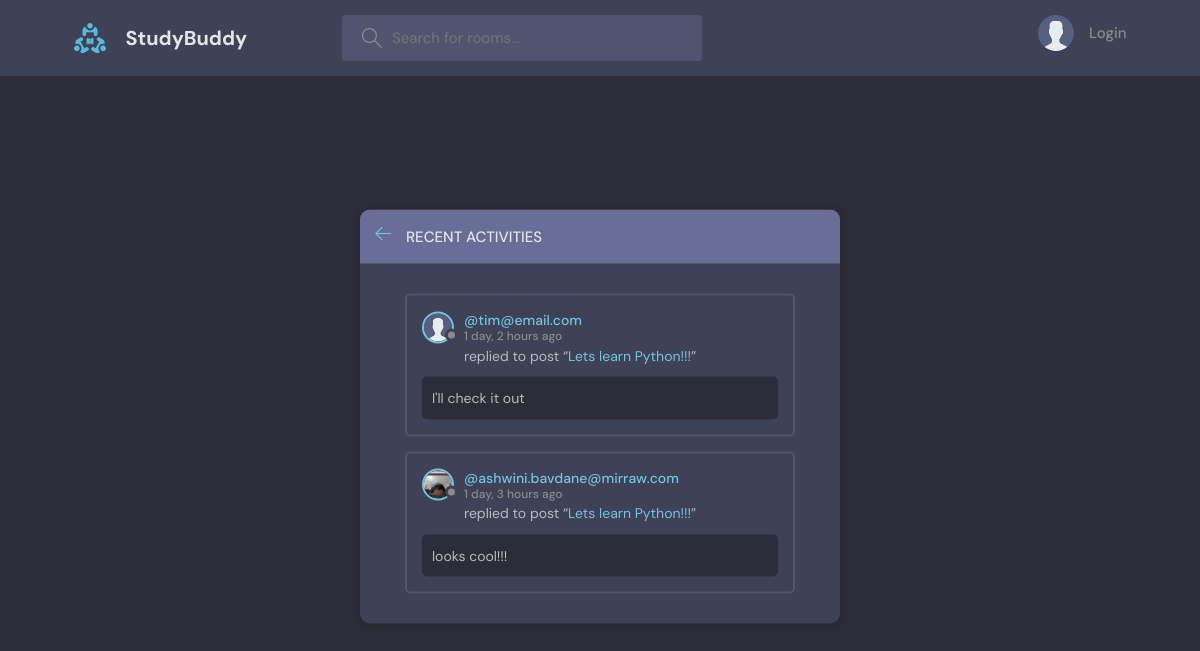
Before: /activity with the older database file.
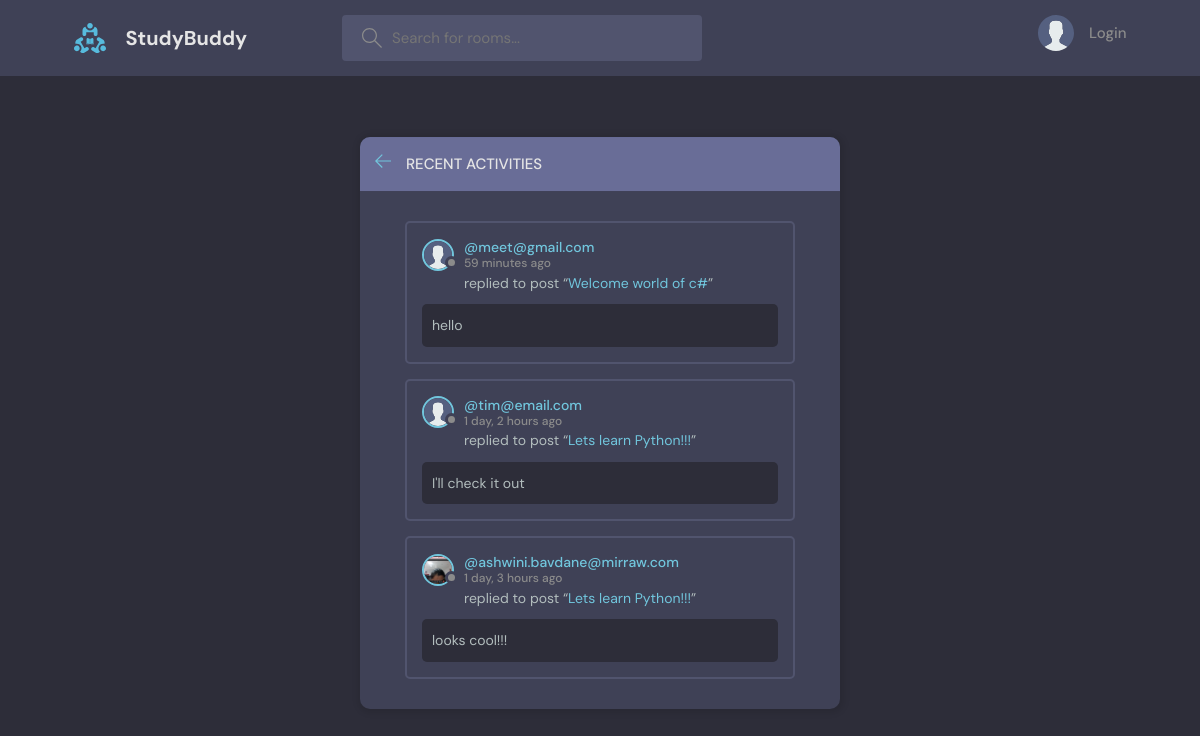
After: the same page with the newer database file.
### base/models.py (models this page shows, shortened)
class Message(models.Model):
    user = models.ForeignKey(User,on_delete=models.CASCADE)
    room = models.ForeignKey(Room,on_delete = models.CASCADE)
    body = models.TextField()
    updated = models.DateTimeField(auto_now = True)
    created = models.DateTimeField(auto_now_add = True)
    class Meta:
        ordering = ['-updated','-created']

class User(AbstractUser):
    name = models.CharField(max_length= 200,null =True)
    email = models.EmailField(unique=True,null=True)
    bio = models.TextField(null =True)
    avatar = models.ImageField(null=True,default="avatar.svg")
    USERNAME_FIELD = 'email'
    REQUIRED_FIELDS = []

class Room(models.Model):
    host = models.ForeignKey(User,on_delete=models.SET_NULL,null = True)
    topic = models.ForeignKey(Topic,on_delete=models.SET_NULL,null = True)
    name = models.CharField(max_length=200)
    description = models.TextField(null = True,blank = True)
    participants = models.ManyToManyField(User,related_name='participants',blank = True)
    updated = models.DateTimeField(auto_now = True)
    created = models.DateTimeField(auto_now_add = True)
    def __str__(self):
        return self.name
    class Meta:
        ordering = ['-updated','-created']

### base/views.py (the view)
# urls.py: path('activity',views.activityPage,name='activity')
def activityPage(request):
    room_messages = Message.objects.all()
    context ={'room_messages': room_messages}
    return render(request, 'base/activity.html', context)

### base/templates/base/activity.html (shortened to what this page needs)
    {% extends 'main.html' %}
    {% block content %}
    <main class="layout">
      <div class="container">
        <div class="layout__box">
          <div class="layout__boxHeader">
            <div class="layout__boxTitle">
              <a href="{% url 'home' %}">
                <svg version="1.1" xmlns="http://www.w3.org/2000/svg" width="32" height="32" viewBox="0 0 32 32">
                  <title>arrow-left</title>
                  <path
                    d="M13.723 2.286l-13.723 13.714 13.719 13.714 1.616-1.611-10.96-10.96h27.625v-2.286h-27.625l10.965-10.965-1.616-1.607z"
                  ></path>
                </svg>
              </a>
              <h3>Recent Activities</h3>
            </div>
          </div>
          <div class="activities-page layout__body">
            {% for room_message in room_messages%}
            <div class="activities__box">
              <div class="activities__boxHeader roomListRoom__header">
                <a href="{% url 'user-profile' room_message.user.id %}" class="roomListRoom__author">
                  <div class="avatar avatar--small">
                    <img src="{{room_message.user.avatar.url}}" />
                  </div>
                  <p>
                    @{{room_message.user}}
                    <span>  {{room_message.created | timesince}} ago</span>
                  </p>
                </a>
              </div>
              <div class="activities__boxContent">
                <p>replied to post “<a href="{% url 'my_room' room_message.room.id %}">{{room_message.room}}</a>”</p>
                <div class="activities__boxRoomContent">
                  {{room_message.body}}
                </div>
              </div>
            </div>
            {% endfor %}
          </div>
        </div>
      </div>
    </main>
    {% endblock content %}

Changed rows visible on the page:
added Message: user.avatar (placeholder picture), user "meet@gmail.com", created "59 minutes", room "Welcome world of c#", body "hello"
